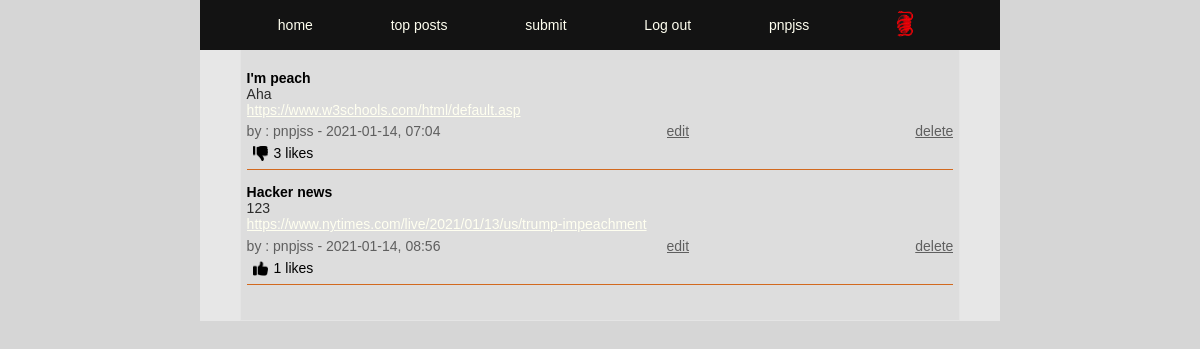
Screenshot of /posts.php (signed in) with the database file from the repository.
### tables this page shows
CREATE TABLE posts (
id INTEGER PRIMARY KEY AUTOINCREMENT,
title TEXT,
user_id INTEGER,
url TEXT,
description TEXT,
post_date DATETIME);

### app/functions.php (called while the page is built, shortened)
<?php
function getLikes($pdo, $postId)
{
    $query = "SELECT COUNT(*) FROM upvotes WHERE post_id = :post_id";
    $statement = $pdo->prepare($query);
    $statement->bindParam(':post_id', $postId, PDO::PARAM_STR);
    $statement->execute();
    $likeCount = $statement->fetch(PDO::FETCH_ASSOC);
    return $likeCount;
}
function likeCheck($pdo, $likePostId, $userId)
{
    $query = "SELECT COUNT(*) FROM upvotes WHERE post_id = :post_id AND user_id = :user_id";
    $statement = $pdo->prepare($query);
    $statement->bindParam(':post_id', $likePostId, PDO::PARAM_STR);
    $statement->bindParam(':user_id', $userId, PDO::PARAM_STR);
    $statement->execute();
    $likeCheck = $statement->fetch(PDO::FETCH_ASSOC);
    if ($likeCheck['COUNT(*)'] > 0) {
        $likeCheck = $likeCheck['COUNT(*)'];
        return $likeCheck;
    }
}
function getUserPosts($pdo, $userId)
{
    $statement = $pdo->prepare("SELECT * FROM posts WHERE user_id = :user_id");
    $statement->BindParam(':user_id', $userId, PDO::PARAM_STR);
    $statement->execute();
    $posts = $statement->fetchAll(PDO::FETCH_ASSOC);
    return $posts;
}
function getRandomKey($keyLength = 10)
{
    $characters = '0123456789abcdefghijklmnopqrstuvwxyzABCDEFGHIJKLMNOPQRSTUVWXYZ';
    $charactersLength = strlen($characters);
    $randomKey = '';
    for ($i = 0; $i < $keyLength; $i++) {
        $randomKey .= $characters[rand(0, $charactersLength - 1)];
    }
    return $randomKey;
}

### posts.php (the view, shortened to what this page needs)
<?php
require __DIR__ . ('/app/autoload.php');
require __DIR__ . ('/app/views/header.php');
require __DIR__ . ('/app/views/nav.php');
if (isset($_SESSION['user'])) {
    $userId = $_SESSION['user']['id'];
}
$posts = getUserPosts($pdo, $userId);
$keyLength = 15;
$randomKey = getRandomKey($keyLength);
?>
<main>
    <section>
        <article class="index-container">
            <?php foreach ($posts as $post) : ?>
                <?php $postId = $post['id']; ?>
                <?php $likeCount = getLikes($pdo, $postId); ?>
                <?php $likeCheck = likeCheck($pdo, $postId, $userId); ?>
                <div class="index-title">
                    <h4> <?= $post['title']; ?> </h4>
                </div>
                <div class="index-description">
                    <p><?= $post['description'] ?></p>
                </div>
                <div class="index-url">
                    <a href="<?= $post['url']; ?>"><?= $post['url']; ?></a>
                </div>
                <div class="index-poster-info">
                    <p><?= "by : " . $_SESSION['user']['username'] . " - " . $post['post_date']; ?></p>
                    <a href="<?= '/post-update.php?postid=' . $post['id'] . '&&updatekey=' . "$randomKey"; ?>">edit</a>
                    <a href="<?= "/app/posts/postdelete.php?postid=" . $post['id'] . '&&updatekey=' .  "$randomKey"; ?>"> delete</a>
                </div>
                <div class="index-poster-likes">
                    <?php if (isset($_SESSION['user'])) : ?>
                        <?php if (isset($likeCheck)) : ?>
                            <form action="/app/posts/dislike.php" method="post">
                                <button type="submit"><img src="/app/images/dislike.png" height="15px" width="15px" alt=""></button>
                            </form>
                        <?php elseif (!$likeCheck) : ?>
                            <form action="/app/posts/like.php" method="post">
                                <button type="submit"><img src="/app/images/likes.png" height=15px width="15px" alt=""></button>
                            </form>
                        <?php endif; ?>
                    <?php endif; ?>
                    <?= $likeCount['COUNT(*)'] . ' likes ' ?>
                </div>
            <?php endforeach; ?>
        </article>
    </section>
</main>

### app/assets/style.css (style rules this page uses)
* { box-sizing: border-box; margin: 0; font-family: Verdana, Geneva, Tahoma, sans-serif, Arial, Teko-regular; font-size: 14px; }
body { width: 100%; display: flex; justify-content: center; min-height: 100vh; width: 100%; position: absolute; margin-left: auto; margin-right: auto; background-color: rgb(214, 214, 214); }
a { color :ivory; }
main { display: flex; justify-content: center; height: 100%; width: 100%; background-color: #4e463a; max-width: 800px; }
section { display: flex; justify-content: center; width: 100% ; max-width: 800px; min-height:100% ; margin-top: 50px; background-color: rgb(231, 231, 231); flex-wrap: wrap; }

### app/assets/index.css (style rules this page uses)
.index-container { display: flex; width: 90%; height:auto; flex-wrap: wrap; background-color: rgb(221, 221, 221); border: 1px solid rgb(228, 228, 228); border-top: none; padding: 0.4rem ; padding-bottom: 2.5rem; }
.index-title { height : auto; width: 100%; margin-top: 1rem; }
.index-description { height : auto; word-break: break-all; width:90%; font-size: 16px; color: rgb(43, 43, 43); }
.index-url { width: 80%; overflow: hidden; text-overflow: ellipsis; white-space: nowrap; }
.index-poster-info { padding:0.4rem 0 0.4rem; display: flex; justify-content: space-between; height: auto; width: 100%; font-size: 14px; color: rgb(95, 95, 95); }
.index-poster-info a { color: rgb(95, 95, 95); overflow: hidden; text-overflow: ellipsis; white-space: nowrap; }
.index-poster-likes { display: flex; justify-content: flex-start; width: 100%; background-color: rgb(221, 221, 221); border: none; border-bottom: solid 1px chocolate; }
.index-poster-likes button { border: none; background-color: rgb(221, 221, 221); padding-bottom: 0.4rem; }

### rows the page displays
posts: title "I'm peach", description "Aha", url "https://www.w3schools.com/html/default.asp", post_date "2021-01-14, 07:04", COUNT "3"
posts: title "Hacker news", description "123", url "https://www.nytimes.com/live/2021/01/13/us/trump-impeachment", post_date "2021-01-14, 08:56", COUNT "1"

### other values shown
$_SESSION['user']['username'] "pnpjss"
